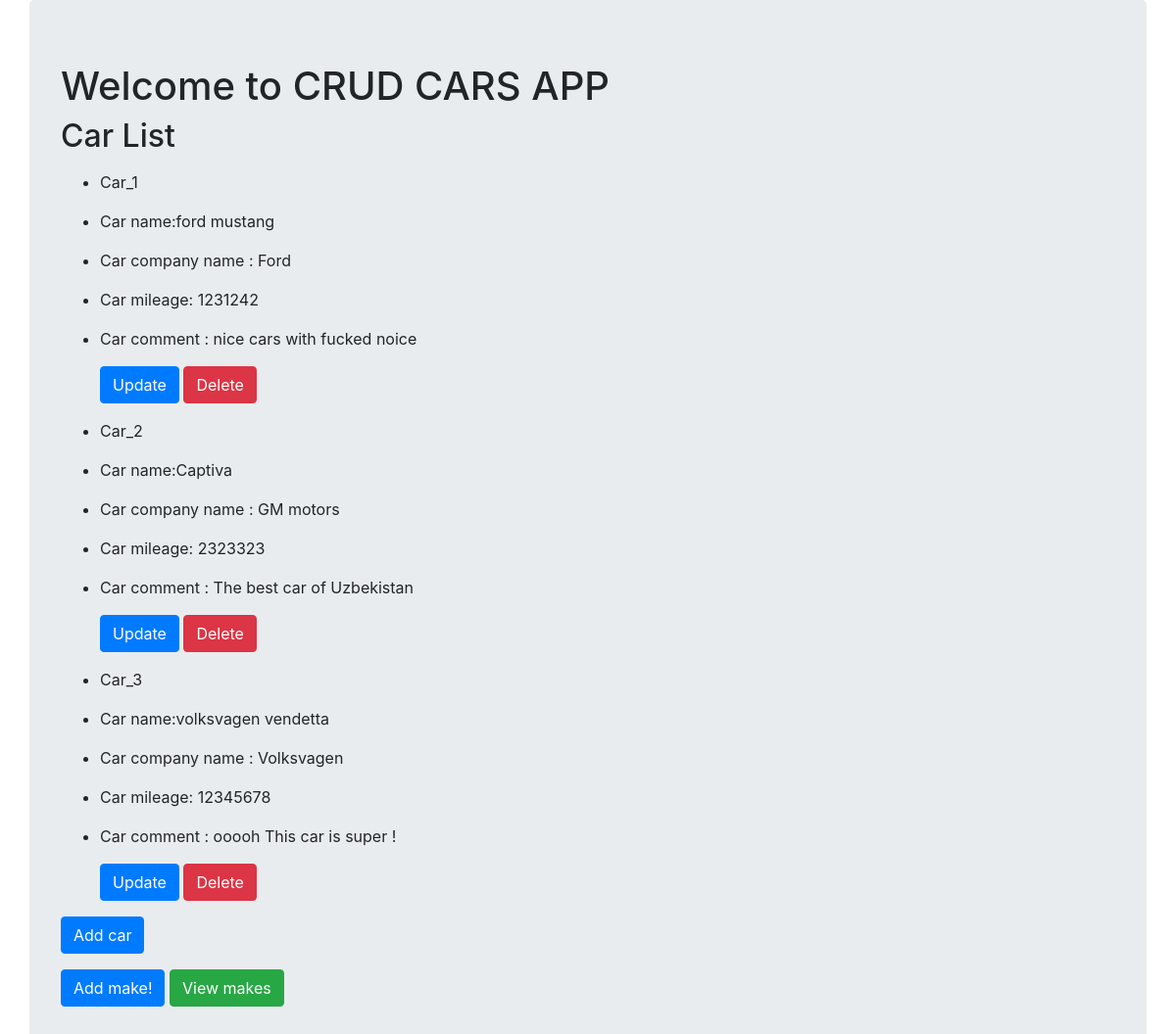
Before: / with the older database file.
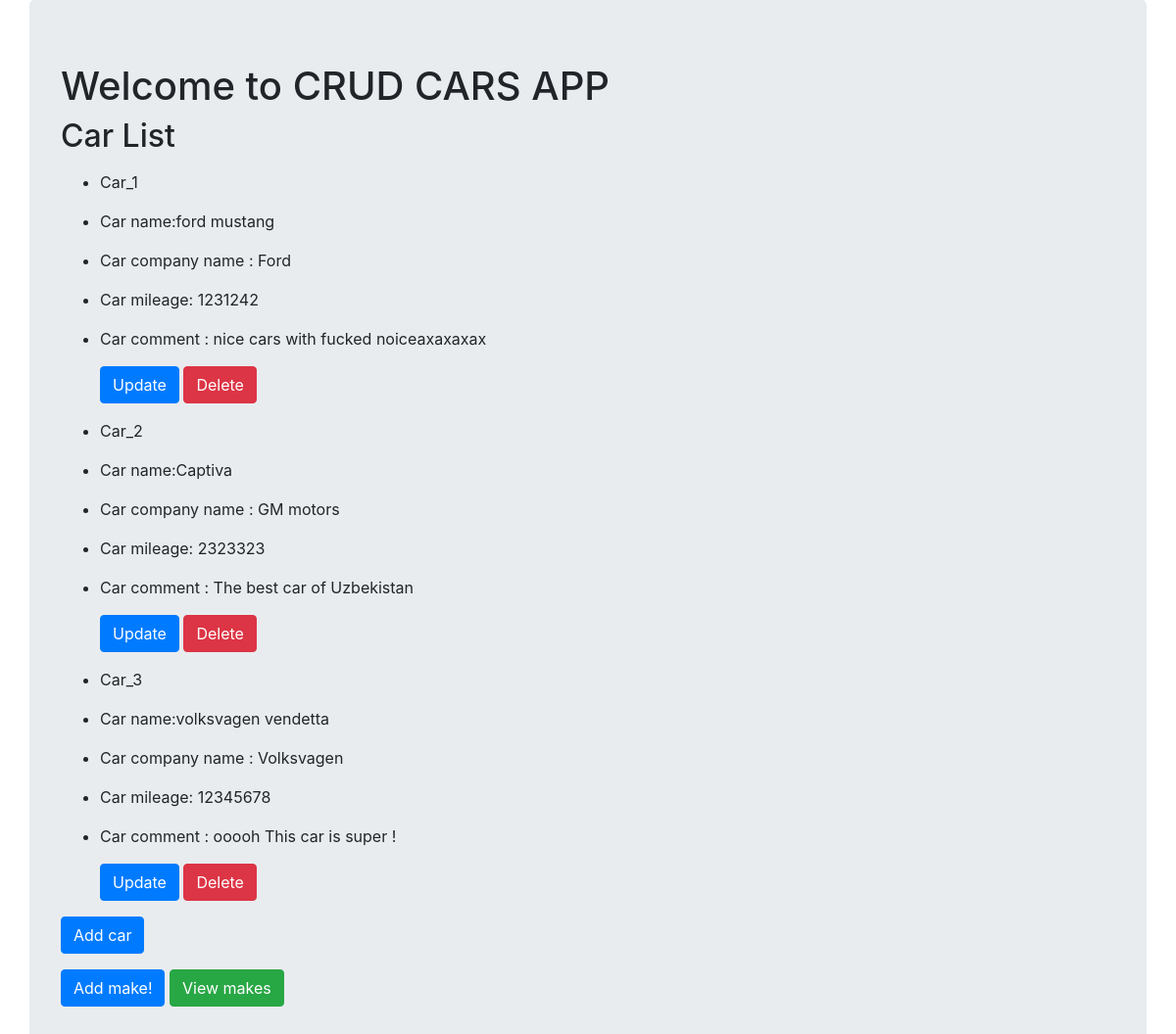
After: the same page with the newer database file.
### cars/models.py (models this page shows, shortened)
class Cars(models.Model):
    nickname = models.CharField(max_length=128,unique=True)
    mileage = models.PositiveIntegerField(null=False)
    comment = models.TextField(blank=True)
    make = models.ForeignKey('Make',on_delete=models.CASCADE,null=False,related_name='cars')

class Make(models.Model):
    name = models.CharField(max_length=128,
    help_text='The company name of cars',
    validators=[MinLengthValidator(4,'minimum 4 chars')])
    def __str__(self):
        return self.name

### cars/views.py (the view)
# urls.py: path('',views.MainView.as_view(),name='index'),
class MainView(View):
    def get(self, request):
        make_list = Make.objects.all().count()
        car_list = Cars.objects.all()
        context = {'ml':make_list,'cl':car_list}
        return render(request,'cars/car_list.html',context)

### cars/templates/cars/car_list.html
{% extends 'cars/base.html' %}
{% block content %}
<h1>Welcome to CRUD CARS APP</h1>
<h2>Car List</h2>
{% if cl %}
<ul>
  {% for car in cl %}
  <p><li>Car_{{car.id}}</li></p>
  <p><li>Car name:{{car.nickname}}</li></p>
  <p><li>Car company name : {{car.make}}</li></p>
  <p><li>Car mileage: {{car.mileage}}</li></p>
  <p><li>Car comment : {{car.comment}}</li></p>
  <a class='btn btn-primary' href="{% url 'cars_update' car.id %}">Update</a>
  <a class='btn btn-danger' href="{% url 'cars_delete' car.id %}">Delete</a>
  {% endfor %}
</ul>
{% else %}
<p>There are no cars in the DB</p>
{% endif %}
<p>
  {% if ml > 0 %}
  <a class='btn btn-primary' href="{% url 'cars_create' %}">Add car</a>
  {% else %}
  Please add a make before adding a car
  {% endif%}
</p>
<p>
<a class='btn btn-primary' href="{% url 'make_create'  %}">Add make!</a>
<a class='btn btn-success' href="{% url 'make_list'  %}">View makes</a>
</p>
{% endblock %}

### cars/templates/cars/base.html (shortened to what this page needs)
<!DOCTYPE html>
<html lang="en" dir="ltr">
  <head>
    <link rel="stylesheet" href="https://maxcdn.bootstrapcdn.com/bootstrap/4.5.2/css/bootstrap.min.css">
  </head>
  <body>
    <div class="jumbotron container">
        {% block content %}
        {% endblock %}
    </div>
  </body>
</html>

Changed rows visible on the page:
changed Cars "ford mustang": comment "nice cars with fucked noice" → "nice cars with fucked noiceaxaxaxax"
